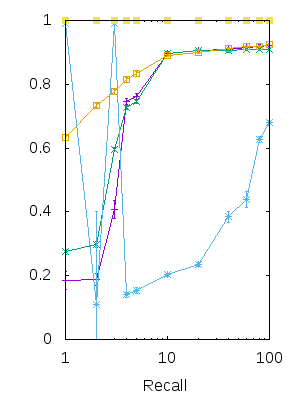

Recreate this plot in gnuplot.
set terminal png size 300,400
set output "reica.png"

set logscale x
unset key
set yrange [0:1]
set xlabel "Recall"

plot "dtreica.dat" w linespoints linetype 1 title "Decision Tree", "dtreica.dat" using 1:2:3 w errorbars linetype 1 title "", \
     "rfreica.dat" w linespoints linetype 2 title "Random Forest", "rfreica.dat" using 1:2:3 w errorbars linetype 2 title "", \
     "nbreica.dat" w linespoints linetype 3 title "Naive Bayes", "nbreica.dat" using 1:2:3 w errorbars linetype 3 title "", \
     "knnreica.dat" w linespoints linetype 4 title "KNN", "knnreica.dat" using 1:2:3 w errorbars linetype 4 title "", \
     "svcreica.dat" w linespoints linetype 5 title "SVM", "svcreica.dat" using 1:2:3 w errorbars linetype 5 title ""
